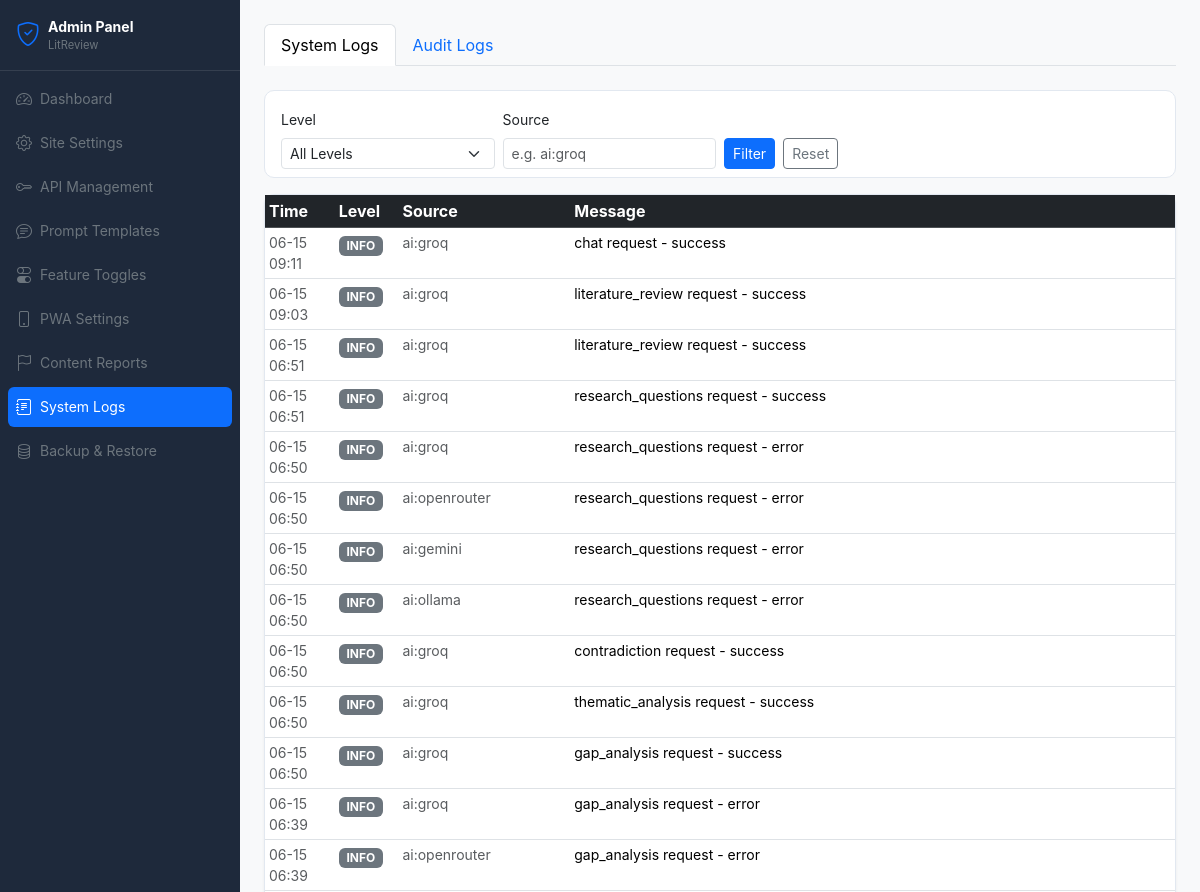
/julisunkan/logs (upper part), run on an earlier commit of the app's database.
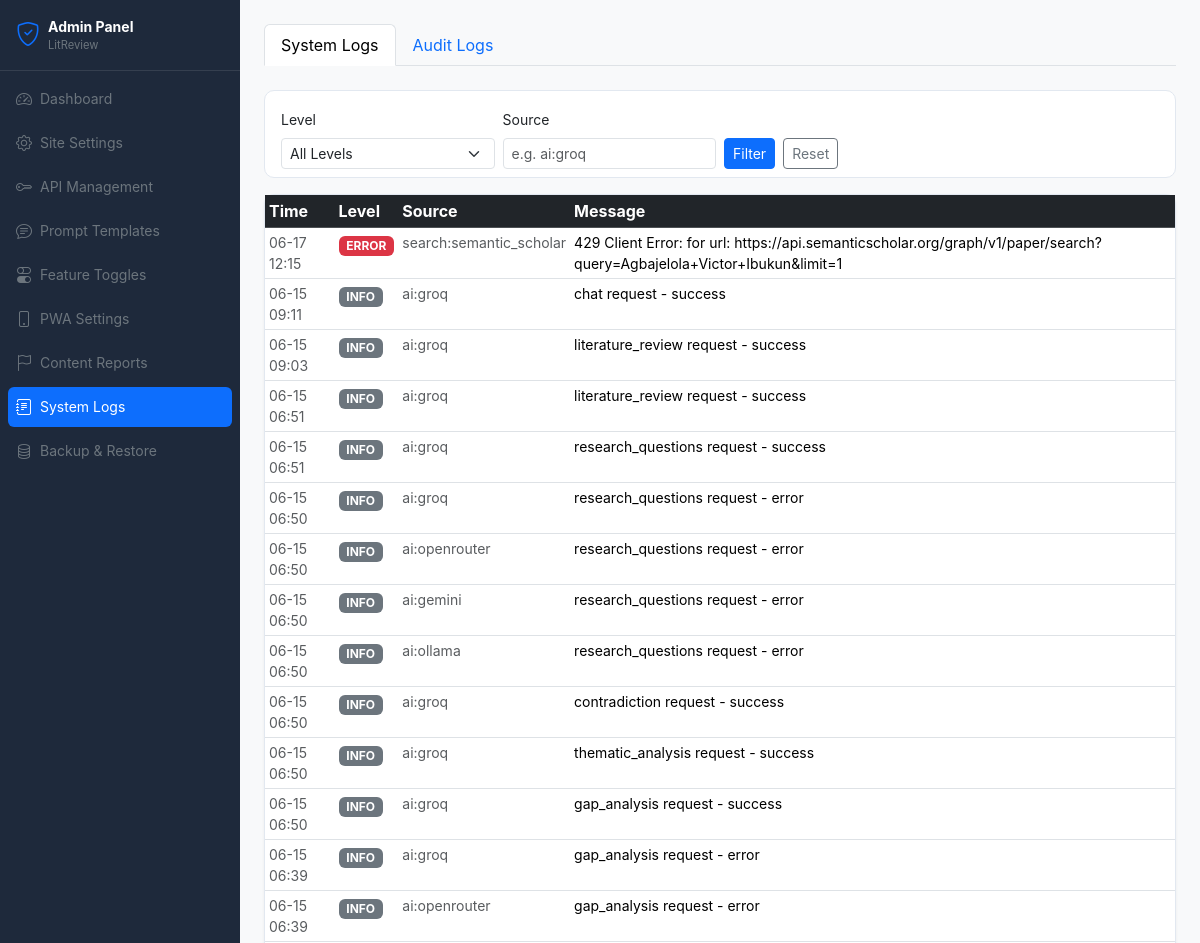
And on a later commit of the database.
### tables this page shows
CREATE TABLE system_logs (
            id INTEGER PRIMARY KEY AUTOINCREMENT,
            level TEXT,
            source TEXT,
            message TEXT,
            details TEXT,
            created_at TIMESTAMP DEFAULT CURRENT_TIMESTAMP
        );

### blueprints/admin.py (the view)
@admin_bp.route('/logs')
def logs():
    site = get_site_settings()
    db = get_db()
    level = request.args.get('level', '')
    source = request.args.get('source', '')
    query = 'SELECT * FROM system_logs'
    params = []
    conditions = []
    if level:
        conditions.append('level=?')
        params.append(level)
    if source:
        conditions.append('source LIKE ?')
        params.append(f'%{source}%')
    if conditions:
        query += ' WHERE ' + ' AND '.join(conditions)
    query += ' ORDER BY created_at DESC LIMIT 200'
    system_logs = db.execute(query, params).fetchall()
    audit_logs = db.execute('SELECT * FROM audit_logs ORDER BY created_at DESC LIMIT 100').fetchall()
    db.close()
    return render_template('admin/logs.html', site=site, system_logs=system_logs,
                           audit_logs=audit_logs, level=level, source=source)

### blueprints/admin.py (called while the page is built)
def get_site_settings():
    db = get_db()
    rows = db.execute('SELECT key, value FROM site_settings').fetchall()
    db.close()
    return {r['key']: r['value'] for r in rows}

### models/__init__.py (called while the page is built)
def get_db():
    conn = sqlite3.connect(Config.DATABASE_PATH)
    conn.row_factory = sqlite3.Row
    return conn

### templates/admin/logs.html (shortened to what this page needs)
{% extends "admin/base.html" %}
{% block admin_content %}
<ul class="nav nav-tabs mb-4" id="logTabs">
  <li class="nav-item"><a class="nav-link active" data-bs-toggle="tab" href="#system">System Logs</a></li>
  <li class="nav-item"><a class="nav-link" data-bs-toggle="tab" href="#audit">Audit Logs</a></li>
</ul>
<div class="tab-content">
  <div class="tab-pane fade show active" id="system">
    <div class="card mb-3">
      <div class="card-body pb-2">
        <form method="GET" class="row g-2 align-items-end">
          <div class="col-md-3">
            <label class="form-label small">Level</label>
            <select class="form-select form-select-sm" name="level">
              <option value="" {% if not level %}selected{% endif %}>All Levels</option>
            </select>
          </div>
          <div class="col-md-3">
            <label class="form-label small">Source</label>
            <input type="text" class="form-control form-control-sm" name="source" value="{{ source }}" placeholder="e.g. ai:groq">
          </div>
          <div class="col-auto"><button type="submit" class="btn btn-sm btn-primary">Filter</button></div>
          <div class="col-auto"><a href="/julisunkan/logs" class="btn btn-sm btn-outline-secondary">Reset</a></div>
        </form>
      </div>
    </div>
    <div class="card shadow-sm">
      <div class="table-responsive">
        <table class="table table-sm table-hover mb-0">
          <thead class="table-dark">
            <tr><th>Time</th><th>Level</th><th>Source</th><th>Message</th></tr>
          </thead>
          <tbody>
            {% for log in system_logs %}
            <tr>
              <td class="text-muted small">{{ log.created_at[5:16] }}</td>
              <td><span class="badge bg-{% if log.level=='ERROR' %}danger{% elif log.level=='WARNING' %}warning text-dark{% else %}secondary{% endif %}">{{ log.level }}</span></td>
              <td class="small text-muted">{{ log.source }}</td>
              <td class="small">{{ log.message[:120] }}</td>
            </tr>
            {% else %}
            <tr><td colspan="4" class="text-center text-muted py-3">No logs</td></tr>
            {% endfor %}
          </tbody>
        </table>
      </div>
    </div>
  </div>
</div>
{% endblock %}

### templates/admin/base.html (shortened to what this page needs)
<!DOCTYPE html>
<html lang="en">
<head>
<link href="https://cdn.jsdelivr.net/npm/bootstrap@5.3.2/dist/css/bootstrap.min.css" rel="stylesheet">
<link href="https://cdn.jsdelivr.net/npm/bootstrap-icons@1.11.3/font/bootstrap-icons.min.css" rel="stylesheet">
<link href="/static/css/style.css" rel="stylesheet">
</head>
<body class="bg-light">
<div class="d-flex">
  <nav id="adminSidebar" style="width:240px;min-height:100vh;background:#1e293b;flex-shrink:0;" class="d-flex flex-column">
    <div class="p-3 border-bottom" style="border-color:rgba(255,255,255,0.1)!important;">
      <a href="/julisunkan" class="text-decoration-none">
        <div class="d-flex align-items-center gap-2">
          <i class="bi bi-shield-check text-primary fs-4"></i>
          <div>
            <div class="text-white fw-bold small">Admin Panel</div>
            <div class="text-secondary" style="font-size:0.7rem;">LitReview</div>
          </div>
        </div>
      </a>
    </div>
    <div class="p-2 flex-grow-1 overflow-auto">
      {% set current = request.endpoint %}
      {% for ep, icon, label, href in [
        ('admin.dashboard','speedometer2','Dashboard','/julisunkan/'),
        ('admin.settings','gear','Site Settings','/julisunkan/settings'),
        ('admin.api_management','key','API Management','/julisunkan/api-management'),
        ('admin.prompts','chat-text','Prompt Templates','/julisunkan/prompts'),
        ('admin.features','toggles','Feature Toggles','/julisunkan/features'),
        ('admin.pwa_settings','phone','PWA Settings','/julisunkan/pwa-settings'),
        ('admin.reports','flag','Content Reports','/julisunkan/reports'),
        ('admin.logs','journal-text','System Logs','/julisunkan/logs'),
        ('admin.backup','database','Backup & Restore','/julisunkan/backup'),
      ] %}
      <a href="{{ href }}" class="d-flex align-items-center gap-2 p-2 rounded mb-1 text-decoration-none {% if current == ep %}bg-primary text-white{% else %}text-secondary admin-nav-link{% endif %}">
        <i class="bi bi-{{ icon }}"></i><span class="small">{{ label }}</span>
      </a>
    </div>
  </nav>
  <div class="flex-grow-1 p-4">
    <div id="adminToast" class="position-fixed top-0 end-0 p-3" style="z-index:9999;"></div>
    {% block admin_content %}{% endblock %}
  </div>
</div>
</body>
</html>

### static/css/style.css (style rules this page uses)
:root { --primary: #2563eb; --primary-soft: rgba(37, 99, 235, 0.1); --success-soft: rgba(22, 163, 74, 0.1); --warning-soft: rgba(217, 119, 6, 0.1); --info-soft: rgba(8, 145, 178, 0.1); --sidebar-w: 240px; --sidebar-bg: #1e293b; --top-nav-h: 56px; }
body { font-family: 'Inter', -apple-system, BlinkMacSystemFont, 'Segoe UI', sans-serif; background: #f1f5f9; color: #1e293b; overflow-x: hidden; }
.card { border: 1px solid #e2e8f0; border-radius: 10px; }
.shadow-sm { box-shadow: 0 1px 3px rgba(0,0,0,0.06) !important; }

What changed in the data, as far as the page shows it:
added system_logs: created_at "06-17 12:15", level "ERROR", source "search:semantic_scholar", message "429 Client Error: for url: https://api.semanticscholar.org/graph/v1/paper/search?query=Agbajelola+Victor+Ibukun&limit=1"
